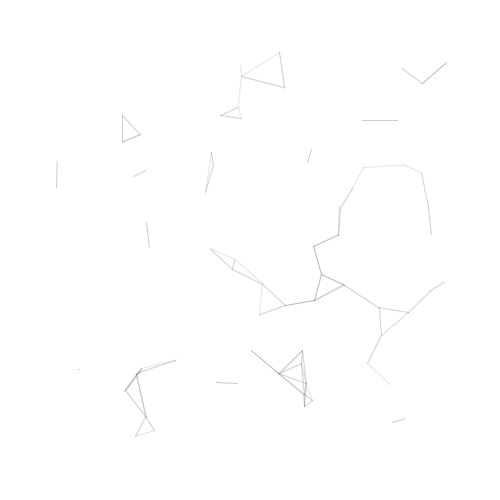
Frame 1 (no input)
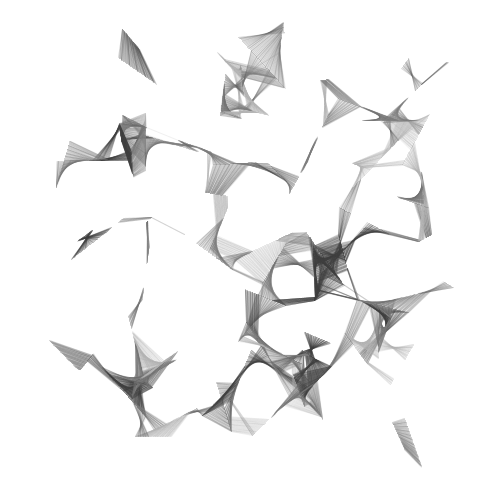
Frame 60 (the mouse pressed at the canvas centre just before this capture)
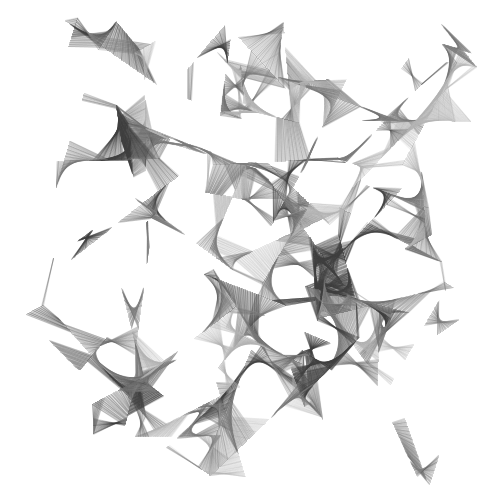
Frame 120 (the mouse held since frame 60 and released just before this capture)

The Processing sketch that drew these frames (run headless with seeded random() and noise(); from frame 60 on, the mouse is pressed at the canvas centre):

// Processing sketch: processing_152438
// ── processing_152438.pde

float[] x;
float[]y;      // current drawing position
float []dx;
float[] dy;    // change in position at each frame
float[] rad;       // radius for circle
int num;        // number of circles


void setup() {  
  size(500, 500);

 // colorMode(HSB);   //set colors to Hue, Saturation, Brightness mode
    background(255);  //set background white
  num = (int)random(50,100);
  x = new float[num];
  y = new float[num];
  dx = new float[num];
  dy = new float[num];
  rad = new float[num];
  
   //initial settings for the circles
 for (int i=0; i<num; i++){
 x[i] = random(50,450);  
 y[i] = random(50,450);
 rad[i] = random(25,50);  //size
 
   // dx and dy are the small change in position each frame
  dx[i] = random(-1, 1);
  dy[i] = random(-1, 1);
 
 }
 }

void draw() {  //draw function loops 
  

 noFill();
  
  for(int i=0; i<num; i++){
    
        // calculate new positions
  x[i] += dx[i];
  y[i] += dy[i];
  
 float max = 1;
  float min = 0.5;

  //When the shape hits the edge of the window, it reverses its direction and changes velocity
  if (x[i] > width-(rad[i]/2) || x[i] < (rad[i]/2)) {
    dx[i] = dx[i] > 0 ? -random(min, max) : random(min, max);
  }

  if (y[i] > height-(rad[i]/2) || y[i] < (rad[i]/2)) {
    dy[i] = dy[i] > 0 ? -random(min, max) : random(min, max);
  }  
  noStroke();
  
    ellipse(x[i], y[i], rad[i], rad[i]);
    
    //check if circles intercept, if so draw a line between them
  for(int j = 0; j<num; j++){
  if(i!=j && (dist(x[i], y[i], x[j],y[j])<=(rad[i]/2+rad[j]/2))){
    if(i%2<=0){
      stroke(180,50);
    }
    else{
      stroke(60,50);
    }
    
    line(x[i],y[i],x[j], y[j]);
    
  }
  }  
    
  }
}
